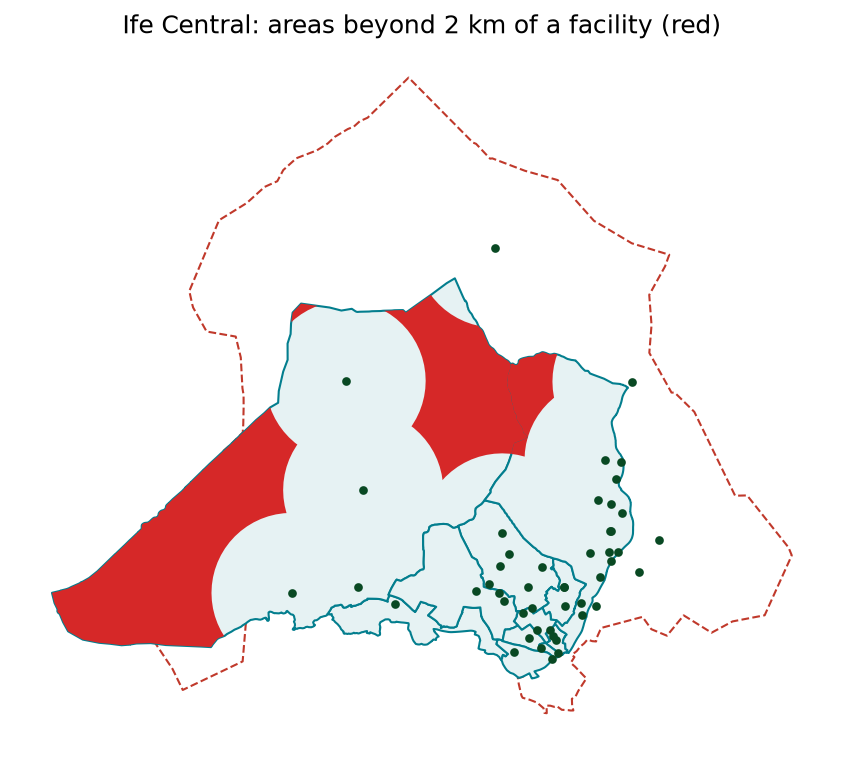

Source code (Python):
import geopandas as gpd
import matplotlib.pyplot as plt

wards = gpd.read_file("data/processed/my_wards_utm31.gpkg", layer="my_wards_utm31")
uncovered = gpd.read_file("data/processed/my_uncovered.gpkg", layer="my_uncovered")
facilities = gpd.read_file("data/processed/my_facilities.gpkg", layer="my_facilities")
boundary = gpd.read_file("data/processed/ife_central_boundary_utm31.gpkg")

fig, ax = plt.subplots(figsize=(7, 8))
boundary.plot(ax=ax, color="none", edgecolor="#C0392B", linestyle="--")
wards.plot(ax=ax, color="#E6F2F3", edgecolor="#037E8E")
uncovered.plot(ax=ax, color="#D62828")
facilities.plot(ax=ax, color="#094923", markersize=10)
ax.set_title("Ife Central: areas beyond 2 km of a facility (red)")
ax.set_axis_off()

fig.savefig("month-03/week-11/my_map.png", dpi=150, bbox_inches="tight")
print("Map saved")
